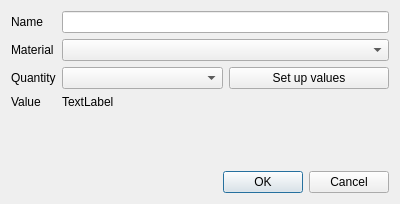
<?xml version="1.0" encoding="UTF-8"?>
<ui version="4.0">
 <class>dlgNuevoElementoConstructivo</class>
 <widget class="QDialog" name="dlgNuevoElementoConstructivo">
  <property name="geometry">
   <rect>
    <x>0</x>
    <y>0</y>
    <width>400</width>
    <height>204</height>
   </rect>
  </property>
  <property name="windowTitle">
   <string>Build part</string>
  </property>
  <layout class="QVBoxLayout" name="verticalLayout">
   <item>
    <layout class="QFormLayout" name="formLayout">
     <item row="0" column="0">
      <widget class="QLabel" name="lblNombre">
       <property name="text">
        <string>Name</string>
       </property>
      </widget>
     </item>
     <item row="0" column="1">
      <widget class="QLineEdit" name="txtNombre"/>
     </item>
     <item row="2" column="0">
      <widget class="QLabel" name="lblMaterial">
       <property name="text">
        <string>Material</string>
       </property>
      </widget>
     </item>
     <item row="3" column="0">
      <widget class="QLabel" name="lblCantidad">
       <property name="text">
        <string>Quantity</string>
       </property>
      </widget>
     </item>
     <item row="3" column="1">
      <layout class="QHBoxLayout" name="horizontalLayout">
       <item>
        <widget class="QComboBox" name="cboCantidad"/>
       </item>
       <item>
        <widget class="QPushButton" name="btnIngresarValores">
         <property name="text">
          <string>Set up values</string>
         </property>
        </widget>
       </item>
      </layout>
     </item>
     <item row="4" column="0">
      <widget class="QLabel" name="label">
       <property name="text">
        <string>Value</string>
       </property>
      </widget>
     </item>
     <item row="4" column="1">
      <widget class="QLabel" name="txtValue">
       <property name="text">
        <string>TextLabel</string>
       </property>
      </widget>
     </item>
     <item row="2" column="1">
      <widget class="QComboBox" name="cboMaterial"/>
     </item>
    </layout>
   </item>
   <item>
    <widget class="QDialogButtonBox" name="buttonBox">
     <property name="orientation">
      <enum>Qt::Horizontal</enum>
     </property>
     <property name="standardButtons">
      <set>QDialogButtonBox::Cancel|QDialogButtonBox::Ok</set>
     </property>
    </widget>
   </item>
  </layout>
 </widget>
 <resources/>
 <connections>
  <connection>
   <sender>buttonBox</sender>
   <signal>accepted()</signal>
   <receiver>dlgNuevoElementoConstructivo</receiver>
   <slot>accept()</slot>
   <hints>
    <hint type="sourcelabel">
     <x>248</x>
     <y>254</y>
    </hint>
    <hint type="destinationlabel">
     <x>157</x>
     <y>274</y>
    </hint>
   </hints>
  </connection>
  <connection>
   <sender>buttonBox</sender>
   <signal>rejected()</signal>
   <receiver>dlgNuevoElementoConstructivo</receiver>
   <slot>reject()</slot>
   <hints>
    <hint type="sourcelabel">
     <x>316</x>
     <y>260</y>
    </hint>
    <hint type="destinationlabel">
     <x>286</x>
     <y>274</y>
    </hint>
   </hints>
  </connection>
 </connections>
</ui>
